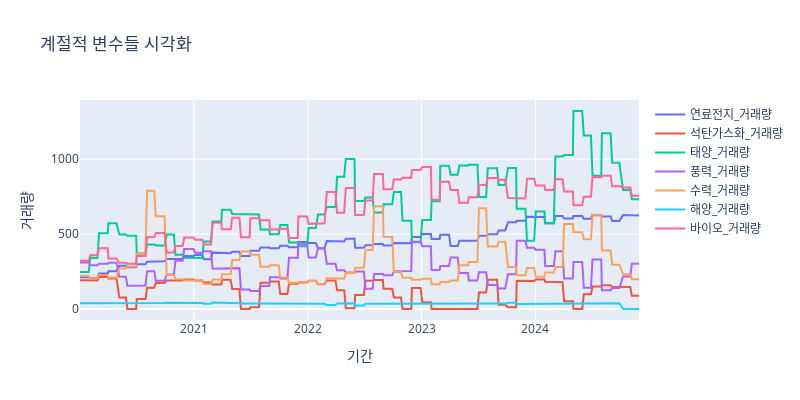

The code cell stored with this chart in its notebook:
### Code cell
fig = go.Figure()
for col in seasonal_features:
    fig.add_trace(go.Scatter(x=df['일시'], y=df[col], mode='lines', name=col))

fig.update_layout(
    width=800, 
    height=400, 
    title="계절적 변수들 시각화"
    )
fig.update_xaxes(title_text="기간")
fig.update_yaxes(title_text="거래량")
fig.show()

### Figure 1 — Plotly figure (JSON) as saved in the notebook; plotly's stock layout.template omitted (floating-point values rounded to 4 significant figures; data arrays with more than 128 entries replaced by an {"elided": "..."} marker saying what was removed)
{"data": [{"mode": "lines", "name": "연료전지_거래량", "type": "scatter", "x": {"elided": "495 str values"}, "y": {"elided": "495 float values"}}, {"mode": "lines", "name": "석탄가스화_거래량", "type": "scatter", "x": {"elided": "495 str values"}, "y": {"elided": "495 float values"}}, {"mode": "lines", "name": "태양_거래량", "type": "scatter", "x": {"elided": "495 str values"}, "y": {"elided": "495 float values"}}, {"mode": "lines", "name": "풍력_거래량", "type": "scatter", "x": {"elided": "495 str values"}, "y": {"elided": "495 float values"}}, {"mode": "lines", "name": "수력_거래량", "type": "scatter", "x": {"elided": "495 str values"}, "y": {"elided": "495 float values"}}, {"mode": "lines", "name": "해양_거래량", "type": "scatter", "x": {"elided": "495 str values"}, "y": {"elided": "495 float values"}}, {"mode": "lines", "name": "바이오_거래량", "type": "scatter", "x": {"elided": "495 str values"}, "y": {"elided": "495 float values"}}], "layout": {"height": 400, "title": {"text": "계절적 변수들 시각화"}, "width": 800, "xaxis": {"title": {"text": "기간"}}, "yaxis": {"title": {"text": "거래량"}}}}
